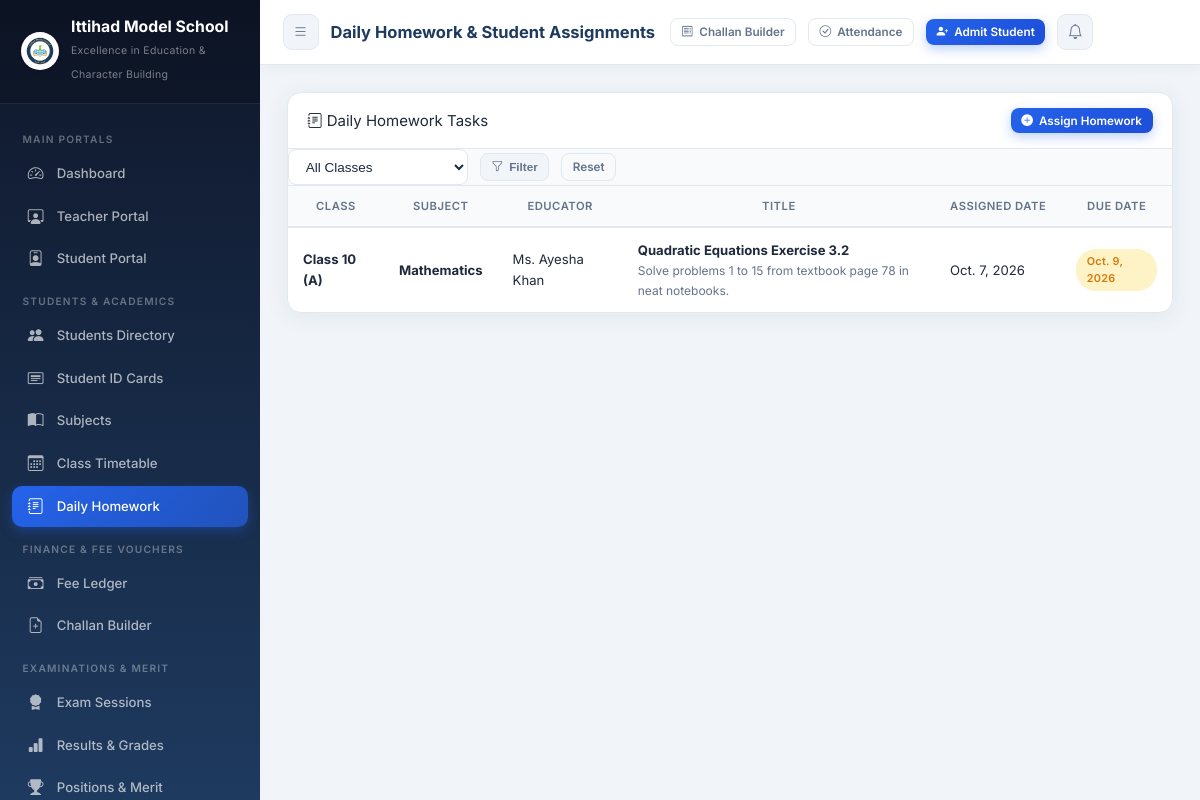
Page /homework/ (signed in) on the committed database.
### core/models.py (models this page shows, shortened)
class SchoolSetting(models.Model):
    school_name        = models.CharField(max_length=200, default='Ittihad Model School')
    tagline            = models.CharField(max_length=250, default='Excellence in Education & Character Building')
    registration_no    = models.CharField(max_length=100, default='REG-IMS-2026-987')
    address            = models.TextField(default='Sector H-9, Educational Complex, Capital City')
    contact_phone      = models.CharField(max_length=50, default='+92 51 9876543 / 0300-1234567')
    email              = models.EmailField(default='info@ittihadmodelschool.edu.pk')
    website            = models.URLField(default='https://ittihadmodelschool.edu.pk', blank=True)
    logo               = models.ImageField(upload_to='school_branding/', default='school_branding/logo.png', blank=True, null=True)
    bank_name          = models.CharField(max_length=100, default='National Allied Bank Ltd')
    bank_account_title = models.CharField(max_length=150, default='Ittihad Model School Trust')
    bank_account_no    = models.CharField(max_length=50, default='0123-4567890123')
    iban               = models.CharField(max_length=50, default='PK36NABL0000012345678901')
    bank_branch        = models.CharField(max_length=100, default='Main Campus Branch (Code: 0422)')
    currency_symbol    = models.CharField(max_length=10, default='PKR')
    late_fee_per_day   = models.DecimalField(max_digits=8, decimal_places=2, default=50.00)
    principal_name     = models.CharField(max_length=100, default='Prof. Dr. Sarah Jenkins')
    @classmethod
    def get_settings(cls):
        obj, _ = cls.objects.get_or_create(
            id=1,
            defaults={
                'school_name': 'Ittihad Model School',
                'tagline': 'Excellence in Education & Character Building',
                'logo': 'school_branding/logo.png',
            }
        )
        return obj

class Homework(models.Model):
    student_class = models.CharField(max_length=10, choices=CLASS_CHOICES, db_index=True)
    section       = models.CharField(max_length=5, choices=SECTION_CHOICES, default='A', db_index=True)
    subject       = models.ForeignKey(Subject, on_delete=models.CASCADE)
    teacher       = models.ForeignKey(Staff, on_delete=models.SET_NULL, null=True, blank=True)
    title         = models.CharField(max_length=200)
    description   = models.TextField()
    assigned_date = models.DateField(default=date.today, db_index=True)
    due_date      = models.DateField(db_index=True)
    created_at    = models.DateTimeField(auto_now_add=True)
    class Meta:
        ordering = ['-assigned_date']

class Subject(models.Model):
    name          = models.CharField(max_length=100)
    code          = models.CharField(max_length=15, unique=True, db_index=True)
    max_marks     = models.IntegerField(default=100)
    passing_marks = models.IntegerField(default=40)
    student_class = models.CharField(max_length=10, choices=CLASS_CHOICES, blank=True, db_index=True)
    teacher       = models.ForeignKey(Staff, on_delete=models.SET_NULL, null=True, blank=True, related_name='assigned_subjects')
    class Meta:
        ordering = ['student_class', 'name']

class Staff(models.Model):
    DEPARTMENT_CHOICES = [
        ('Academics', 'Academics / Teaching'),
        ('Administration', 'Administration'),
        ('Finance', 'Finance & Accounts'),
        ('Library', 'Library & Resource'),
        ('IT', 'IT & Computer Lab'),
        ('Support', 'Support & Maintenance'),
    ]
    user           = models.OneToOneField(User, on_delete=models.SET_NULL, null=True, blank=True, related_name='staff_profile')
    emp_id         = models.CharField(max_length=20, unique=True, db_index=True)
    name           = models.CharField(max_length=120, db_index=True)
    father_or_spouse = models.CharField(max_length=120, blank=True)
    designation    = models.CharField(max_length=100)
    department     = models.CharField(max_length=50, choices=DEPARTMENT_CHOICES, default='Academics', db_index=True)
    qualification  = models.CharField(max_length=150, blank=True)
    gender         = models.CharField(max_length=10, choices=GENDER_CHOICES, default='Male')
    blood_group    = models.CharField(max_length=10, choices=BLOOD_GROUPS, default='Unknown')
    dob            = models.DateField(null=True, blank=True)
    contact        = models.CharField(max_length=25, db_index=True)
    emergency_contact = models.CharField(max_length=25, blank=True)
    email          = models.EmailField(blank=True)
    cnic_or_nid    = models.CharField(max_length=30, blank=True, db_index=True)
    address        = models.TextField(blank=True)
    photo          = models.ImageField(upload_to='staff_photos/', blank=True, null=True)
    joining_date   = models.DateField(default=date.today)
    basic_salary   = models.DecimalField(max_digits=10, decimal_places=2, default=35000.00)
    is_active      = models.BooleanField(default=True, db_index=True)
    created_at     = models.DateTimeField(auto_now_add=True)
    class Meta:
        ordering = ['emp_id']

### core/views.py (the view)
# urls.py: path('homework/',                    views.homework_list,            name='homework_list'),
@login_required
def homework_list(request):
    cls = request.GET.get('student_class', '')
    homework_items = Homework.objects.select_related('subject', 'teacher').all()
    if cls:
        homework_items = homework_items.filter(student_class=cls)
    return render(request, 'core/homework_list.html', {'homework_items': homework_items, 'classes': CLASS_CHOICES, 'selected_class': cls})

### core/context_processors.py (called while the page is built)
def school_settings_processor(request):
    try:
        setting = SchoolSetting.get_settings()
    except Exception:
        setting = None
    return {
        'school_setting': setting,
        'SCHOOL_NAME': setting.school_name if setting else 'Ittihad Model School',
    }

### templates/core/homework_list.html (shortened to what this page needs)
{% extends "base.html" %}
{% block page_title %}Daily Homework & Student Assignments{% endblock %}
{% block content %}
<div class="card fade-in">
  <div class="card-header" style="display:flex; justify-content:space-between; align-items:center; flex-wrap:wrap; gap:12px;">
    <div class="card-title"><i class="bi bi-journal-text text-primary"></i> Daily Homework Tasks</div>
    <a href="{% url 'homework_add' %}" class="btn btn-primary btn-sm">
      <i class="bi bi-plus-circle-fill"></i> Assign Homework
    </a>
  </div>
  <div class="filter-toolbar p-3" style="background:#F8FAFC; border-bottom:1px solid #E2E8F0;">
    <form method="get" class="filter-form" style="display:flex; gap:12px; align-items:center;">
      <select name="student_class" class="form-select form-select-sm" style="max-width:180px;">
        <option value="">All Classes</option>
      </select>
      <button type="submit" class="btn btn-sm btn-secondary"><i class="bi bi-funnel"></i> Filter</button>
      <a href="{% url 'homework_list' %}" class="btn btn-sm btn-outline">Reset</a>
    </form>
  </div>
  <div class="card-body p-0">
    <div class="table-responsive">
      <table class="table mb-0">
        <thead>
          <tr>
            <th>Class</th>
            <th>Subject</th>
            <th>Educator</th>
            <th>Title</th>
            <th>Assigned Date</th>
            <th>Due Date</th>
          </tr>
        </thead>
        <tbody>
          {% for hw in homework_items %}
            <tr>
              <td><strong>Class {{ hw.student_class }} ({{ hw.section }})</strong></td>
              <td><strong>{{ hw.subject.name }}</strong></td>
              <td>{{ hw.teacher.name|default:'Class Teacher' }}</td>
              <td>
                <strong>{{ hw.title }}</strong>
                <div class="text-muted" style="font-size:12px;">{{ hw.description|truncatechars:70 }}</div>
              </td>
              <td>{{ hw.assigned_date }}</td>
              <td><span class="badge badge-warning">{{ hw.due_date }}</span></td>
            </tr>
          {% empty %}
            <tr>
              <td colspan="6" class="text-center py-4 text-muted">No homework assignments recorded.</td>
            </tr>
          {% endfor %}
        </tbody>
      </table>
    </div>
  </div>
</div>
{% endblock %}

### templates/base.html (shortened to what this page needs)
<!DOCTYPE html>
<html lang="en">
<head>
  {% load static %}
  <link rel="stylesheet" href="{% static 'css/style.css' %}">
  <link rel="stylesheet" href="https://cdn.jsdelivr.net/npm/bootstrap-icons@1.11.1/font/bootstrap-icons.css">
</head>
<body>
<aside class="sidebar" id="sidebar">
  <div class="sidebar-brand">
    <div class="brand-icon" style="display:flex; align-items:center; justify-content:center; background:none;">
      {% if school_setting.logo %}
        <img src="{{ school_setting.logo.url }}" alt="Logo" style="width:38px; height:38px; border-radius:50%; object-fit:contain; background:white; padding:1px; box-shadow:0 2px 6px rgba(0,0,0,0.15);">
      {% else %}
        <img src="{% static 'images/logo.png' %}" alt="Logo" style="width:38px; height:38px; border-radius:50%; object-fit:contain; background:white; padding:1px; box-shadow:0 2px 6px rgba(0,0,0,0.15);" onerror="this.outerHTML='🏫'">
      {% endif %}
    </div>
    <div class="brand-text">
      <h2 style="font-size:1.05rem; line-height:1.2;">{{ school_setting.school_name|default:"Ittihad Model School" }}</h2>
      <span style="font-size:0.7rem; letter-spacing:0.3px;">{{ school_setting.tagline|default:"Excellence in Education" }}</span>
    </div>
  </div>
  <nav class="sidebar-menu">
    <div class="menu-label">Main Portals</div>
    <div class="nav-item">
      <a href="{% url 'dashboard' %}" class="nav-link">
        <span class="nav-icon"><i class="bi bi-speedometer2"></i></span>
        Dashboard
      </a>
    </div>
    <div class="nav-item">
      <a href="{% url 'teacher_portal' %}" class="nav-link">
        <span class="nav-icon"><i class="bi bi-person-workspace"></i></span>
        Teacher Portal
      </a>
    </div>
    <div class="nav-item">
      <a href="{% url 'student_portal' %}" class="nav-link">
        <span class="nav-icon"><i class="bi bi-person-badge"></i></span>
        Student Portal
      </a>
    </div>
    <div class="menu-label">Students & Academics</div>
    <div class="nav-item">
      <a href="{% url 'student_list' %}" class="nav-link">
        <span class="nav-icon"><i class="bi bi-people-fill"></i></span>
        Students Directory
      </a>
    </div>
    <div class="nav-item">
      <a href="{% url 'student_id_cards_pdf' %}" target="_blank" class="nav-link">
        <span class="nav-icon"><i class="bi bi-card-heading"></i></span>
        Student ID Cards
      </a>
    </div>
    <div class="nav-item">
      <a href="{% url 'subject_list' %}" class="nav-link">
        <span class="nav-icon"><i class="bi bi-book-half"></i></span>
        Subjects
      </a>
    </div>
    <div class="nav-item">
      <a href="{% url 'timetable_list' %}" class="nav-link">
        <span class="nav-icon"><i class="bi bi-calendar3"></i></span>
        Class Timetable
      </a>
    </div>
    <div class="nav-item">
      <a href="{% url 'homework_list' %}" class="nav-link">
        <span class="nav-icon"><i class="bi bi-journal-text"></i></span>
        Daily Homework
      </a>
    </div>
    <div class="menu-label">Finance & Fee Vouchers</div>
    <div class="nav-item">
      <a href="{% url 'fee_list' %}" class="nav-link">
        <span class="nav-icon"><i class="bi bi-cash-stack"></i></span>
        Fee Ledger
      </a>
    </div>
    <div class="nav-item">
      <a href="{% url 'bulk_voucher_generate' %}" class="nav-link">
        <span class="nav-icon"><i class="bi bi-file-earmark-plus"></i></span>
        Challan Builder
      </a>
    </div>
    <div class="menu-label">Examinations & Merit</div>
    <div class="nav-item">
      <a href="{% url 'exam_list' %}" class="nav-link">
        <span class="nav-icon"><i class="bi bi-award-fill"></i></span>
        Exam Sessions
      </a>
    </div>
    <div class="nav-item">
      <a href="{% url 'result_list' %}" class="nav-link">
        <span class="nav-icon"><i class="bi bi-bar-chart-fill"></i></span>
        Results & Grades
      </a>
    </div>
    <div class="nav-item">
      <a href="{% url 'merit_list_view' %}" class="nav-link">
        <span class="nav-icon"><i class="bi bi-trophy-fill"></i></span>
        Positions & Merit
      </a>
    </div>
  </nav>
</aside>
<header class="topbar">
  <div style="display:flex; align-items:center; gap:12px;">
    <button class="btn-icon" id="menuToggle" aria-label="Toggle menu">
      <i class="bi bi-list"></i>
    </button>
    <div class="topbar-title">{% block page_title %}EduManage Dashboard{% endblock %}</div>
  </div>
  <div class="topbar-actions">
    <a href="{% url 'bulk_voucher_generate' %}" class="btn btn-outline btn-sm" title="Generate Monthly Vouchers">
      <i class="bi bi-receipt"></i> <span class="d-none-sm">Challan Builder</span>
    </a>
    <a href="{% url 'student_attendance' %}" class="btn btn-outline btn-sm" title="Mark Daily Attendance">
      <i class="bi bi-check-circle"></i> <span class="d-none-sm">Attendance</span>
    </a>
    <a href="{% url 'student_add' %}" class="btn btn-primary btn-sm" id="quickAddStudent">
      <i class="bi bi-person-plus-fill"></i> <span class="d-none-sm">Admit Student</span>
    </a>
    <a href="{% url 'notifications' %}" class="btn-icon" id="notifBtn" title="Notifications">
      <i class="bi bi-bell"></i>
    </a>
  </div>
</header>
<main class="main-content">
  <div class="page-body">
    {% block content %}{% endblock %}
  </div>
</main>
</body>
</html>

### rows in the picture
SchoolSetting: logo (picture), school_name "Ittihad Model School", tagline "Excellence in Education & Character Building"
Homework: student_class "10", section "A", subject.name "Mathematics", teacher.name "Ms. Ayesha Khan", title "Quadratic Equations Exercise 3.2", description "Solve problems 1 to 15 from textbook page 78 in neat notebooks.", assigned_date "Oct. 7, 2026", due_date "Oct. 9, 2026"
